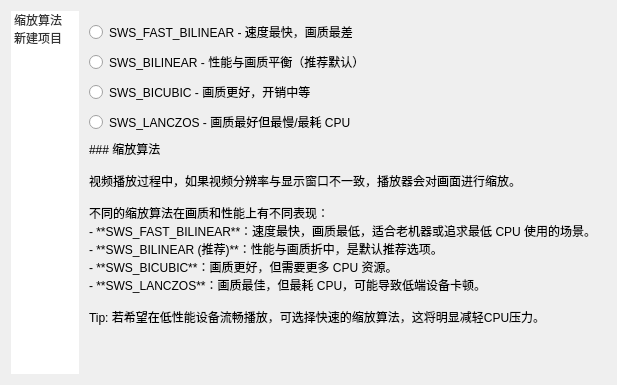
<?xml version="1.0" encoding="UTF-8"?>
<ui version="4.0">
 <class>SettingsWidget</class>
 <widget class="QWidget" name="SettingsWidget">
  <property name="geometry">
   <rect>
    <x>0</x>
    <y>0</y>
    <width>481</width>
    <height>385</height>
   </rect>
  </property>
  <property name="windowTitle">
   <string>Form</string>
  </property>
  <layout class="QHBoxLayout" name="horizontalLayout" stretch="1,4">
   <property name="spacing">
    <number>1</number>
   </property>
   <item>
    <widget class="QListWidget" name="listWidget">
     <property name="sizePolicy">
      <sizepolicy hsizetype="Preferred" vsizetype="Expanding">
       <horstretch>0</horstretch>
       <verstretch>0</verstretch>
      </sizepolicy>
     </property>
     <property name="styleSheet">
      <string notr="true">QListWidget {
    border-radius: 4px;
}

QListWidget::item {
    color: #333;               /* 字体颜色 */
    font-weight: bold;          /* 字体加粗 */
}

QListWidget::item:selected {
    background-color: #3399ff;  /* 选中背景 */
    color: white;               /* 选中字体颜色 */
}
</string>
     </property>
     <property name="spacing">
      <number>4</number>
     </property>
     <item>
      <property name="text">
       <string>缩放算法</string>
      </property>
     </item>
     <item>
      <property name="text">
       <string>新建项目</string>
      </property>
     </item>
    </widget>
   </item>
   <item>
    <widget class="QStackedWidget" name="stackedWidget">
     <widget class="QWidget" name="page_0">
      <property name="layoutDirection">
       <enum>Qt::LeftToRight</enum>
      </property>
      <layout class="QVBoxLayout" name="verticalLayout_2">
       <item>
        <layout class="QVBoxLayout" name="verticalLayout" stretch="0,1">
         <item>
          <layout class="QVBoxLayout" name="verticalLayout_3">
           <item>
            <widget class="QRadioButton" name="radioButton">
             <property name="styleSheet">
              <string notr="true"/>
             </property>
             <property name="text">
              <string>SWS_FAST_BILINEAR - 速度最快，画质最差</string>
             </property>
             <property name="checkable">
              <bool>true</bool>
             </property>
             <property name="autoExclusive">
              <bool>true</bool>
             </property>
            </widget>
           </item>
           <item>
            <widget class="QRadioButton" name="radioButton_2">
             <property name="text">
              <string>SWS_BILINEAR - 性能与画质平衡（推荐默认）</string>
             </property>
            </widget>
           </item>
           <item>
            <widget class="QRadioButton" name="radioButton_3">
             <property name="text">
              <string>SWS_BICUBIC - 画质更好，开销中等</string>
             </property>
            </widget>
           </item>
           <item>
            <widget class="QRadioButton" name="radioButton_4">
             <property name="text">
              <string>SWS_LANCZOS - 画质最好但最慢/最耗 CPU</string>
             </property>
            </widget>
           </item>
          </layout>
         </item>
         <item>
          <widget class="QLabel" name="label">
           <property name="text">
            <string>### 缩放算法

视频播放过程中，如果视频分辨率与显示窗口不一致，播放器会对画面进行缩放。

不同的缩放算法在画质和性能上有不同表现：
- **SWS_FAST_BILINEAR**：速度最快，画质最低，适合老机器或追求最低 CPU 使用的场景。  
- **SWS_BILINEAR (推荐)**：性能与画质折中，是默认推荐选项。  
- **SWS_BICUBIC**：画质更好，但需要更多 CPU 资源。  
- **SWS_LANCZOS**：画质最佳，但最耗 CPU，可能导致低端设备卡顿。

Tip: 若希望在低性能设备流畅播放，可选择快速的缩放算法，这将明显减轻CPU压力。
</string>
           </property>
           <property name="textFormat">
            <enum>Qt::MarkdownText</enum>
           </property>
           <property name="alignment">
            <set>Qt::AlignLeading|Qt::AlignLeft|Qt::AlignTop</set>
           </property>
          </widget>
         </item>
        </layout>
       </item>
      </layout>
     </widget>
     <widget class="QWidget" name="page_1">
      <widget class="QLabel" name="label_2">
       <property name="geometry">
        <rect>
         <x>200</x>
         <y>90</y>
         <width>81</width>
         <height>41</height>
        </rect>
       </property>
       <property name="text">
        <string>## 开发中ing</string>
       </property>
       <property name="textFormat">
        <enum>Qt::MarkdownText</enum>
       </property>
       <property name="alignment">
        <set>Qt::AlignCenter</set>
       </property>
      </widget>
     </widget>
    </widget>
   </item>
  </layout>
 </widget>
 <tabstops>
  <tabstop>listWidget</tabstop>
 </tabstops>
 <resources/>
 <connections/>
</ui>
